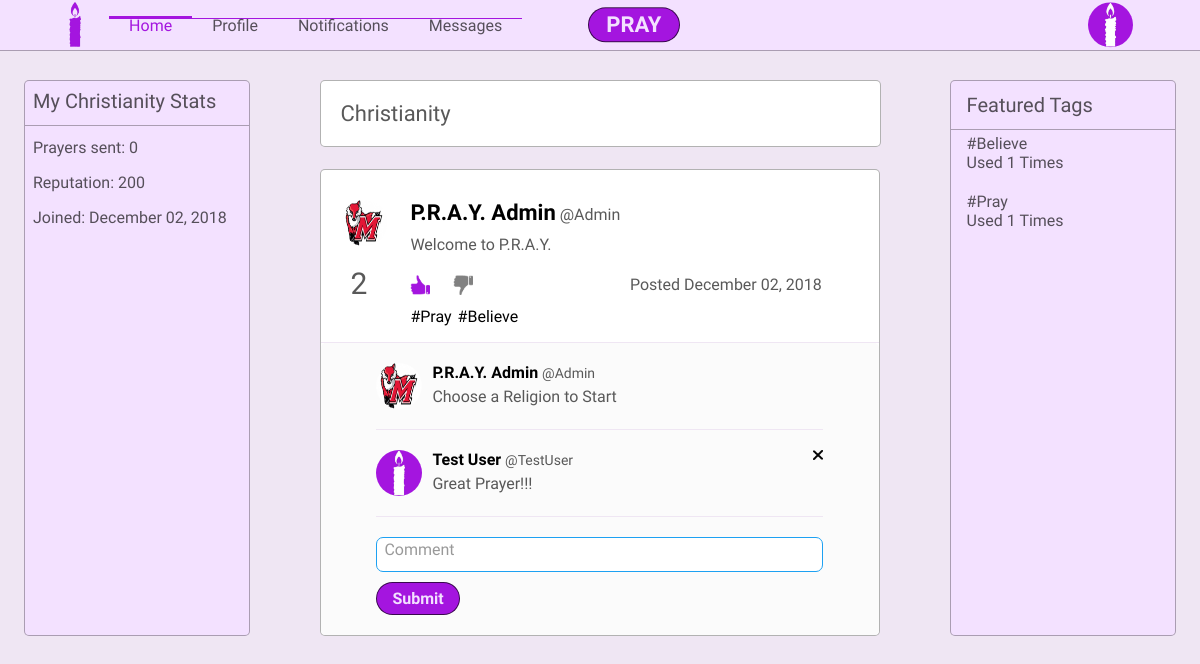
Page /index.php (signed in) on the committed database.
### tables this page shows
CREATE TABLE Users(
    userid INT(10) PRIMARY KEY AUTO_INCREMENT,
    fname VARCHAR(20),
    lname VARCHAR(20),
    username VARCHAR(12),
    user_password VARCHAR(15),
    bio TEXT,
    zipCode INT(10),
    Primary_religion INT(10),
    theme VARCHAR(20),
    email VARCHAR(30),
    phone_number VARCHAR(15),
    pPicture VARCHAR(20),
    bPicture VARCHAR(20),
    securityquest VARCHAR(100),
    securityAnswer VARCHAR(20),
    dateLastMaint DATETIME DEFAULT CURRENT_TIMESTAMP,
    dateAdded DATETIME DEFAULT CURRENT_TIMESTAMP,
    CONSTRAINT FK_Users_Religions FOREIGN KEY (Primary_religion) REFERENCES Religions (relid)
);

CREATE TABLE Religions(
    relid INT(10) PRIMARY KEY AUTO_INCREMENT,
    religion_name VARCHAR(30),
    dateLastMaint DATETIME DEFAULT CURRENT_TIMESTAMP,
    dateAdded DATETIME DEFAULT CURRENT_TIMESTAMP
);

CREATE TABLE User_Religions(
    userid INT(10),
    relid INT(10),
    reputation INT(10) DEFAULT 0,
    isMod BOOLEAN DEFAULT 0,
    dateLastMaint DATETIME DEFAULT CURRENT_TIMESTAMP,
    dateAdded DATETIME DEFAULT CURRENT_TIMESTAMP,
    PRIMARY KEY(userid, relid),
    CONSTRAINT FK_User_UserReligion FOREIGN KEY (userid) REFERENCES Users (userid) ON DELETE RESTRICT,
    CONSTRAINT FK_Religion_UserReligion FOREIGN KEY (relid) REFERENCES Religions (relid) ON DELETE RESTRICT
);

CREATE TABLE Prayers(
    prayid INT(10) PRIMARY KEY AUTO_INCREMENT,
    userid INT(10),
    content VARCHAR(140),
    descript TEXT,
    pray_status INT(1),
    exclusive INT(1),
    post_date DATETIME,
    img VARCHAR(15),
    dateLastMaint DATETIME DEFAULT CURRENT_TIMESTAMP,
    dateAdded DATETIME DEFAULT CURRENT_TIMESTAMP,
    CONSTRAINT FK_Users_Prayer FOREIGN KEY (userid) REFERENCES Users (userid)
);

CREATE TABLE Tags(
    tagid INT(10) PRIMARY KEY AUTO_INCREMENT,
    tag_name VARCHAR(14),
    dateLastMaint DATETIME DEFAULT CURRENT_TIMESTAMP,
    dateAdded DATETIME DEFAULT CURRENT_TIMESTAMP
);

CREATE TABLE Comments(
    commid INT(10) PRIMARY KEY AUTO_INCREMENT,
    userid INT(10),
    prayid INT(10),
    comment VARCHAR(5000),
    isChecked BOOLEAN DEFAULT 0,
    dateLastMaint DATETIME DEFAULT CURRENT_TIMESTAMP,
    dateAdded DATETIME DEFAULT CURRENT_TIMESTAMP,
    CONSTRAINT FK_User_Comments FOREIGN KEY (userid) REFERENCES Users (userid),
    CONSTRAINT FK_Prayer_Comments FOREIGN KEY (prayid) REFERENCES Prayers (prayid)
);

### index.php (the view, shortened to what the rows shown need)
<?php
    require 'config/ApplicationTop.php';
    include 'Classes/prayers.php';
    include 'Classes/prayerCommentDisplayer.php';
    $menus = [
        [
            'name'=>'Home',
            'link'=>'index.php',
            'active'=>'active'
        ],
        [
            'name'=>'Profile',
            'link'=>'profile.php',
            'active'=>''
        ],
        [
            'name'=>'Notifications',
            'link'=>'notifications.php',
            'active'=>''
        ],
        [
            'name'=>'Messages',
            'link'=>'messages.php',
            'active'=>''
        ]
    ];
    $header = new Header($db, $menus, $title, $css);
    $header->ShowUserMenu($id);
    $header->displayHeader();
    $comments = new PrayerCommentDisplayer($db, $id);
    $feed = new PrayerCreator($db,$id,$comments);
    $primaryrelquery = "SELECT u.primary_religion
                   FROM users u
                   WHERE u.userid = $id";
    $primaryrelres = $db->fetchquery($primaryrelquery);
    $prel = $primaryrelres[0]['primary_religion'];
    $chosenreligion = isset($_SESSION['currel']) ? $_SESSION['currel'] : $prel;
    $curreligionquery = "SELECT r.religion_name, r.relid
                         FROM Religions r
                         WHERE r.relid = $chosenreligion";
    $curreligion = $db->fetchQuery($curreligionquery);
    $prayerquery = "SELECT p.userid, u.fname, u.lname, u.username, p.content, pr.relid, p.prayid, p.img,
                        r.religion_name, u.pPicture, p.dateLastMaint
                    FROM Prayers p, Users u, Prayer_Religions pr, Religions r
                    WHERE p.userid = u.userid
                    AND pr.prayid = p.prayid
                    AND pr.relid = r.relid
                    AND (pr.relid = $chosenreligion
                    OR pr.relid = 1)
                    ORDER BY p.prayid desc";
    $prayers = $db->FetchQuery($prayerquery);
?>
<section class='index-body' id='body'>
    <div class='index-left-box'>
        <p class='index-trends-header'>My <?php echo $curreligion[0]['religion_name']?> Stats</p>
        <p>Prayers sent: <?php echo prayersSent($id, $curreligion[0]['relid'], $db )?> </p>
        <p> Reputation: <?php echo getReputation($id, $curreligion[0]['relid'], $db )?></p>
        <p> Joined: <?php echo dateJoined($id, $curreligion[0]['relid'], $db )?> </p>
    </div>
    <div class='index-center-box'>
        <ul class='sort-menu'>
            <li class='religion-menu-header'>
                <?php echo $curreligion[0]['religion_name']?>
            </li>
        </ul>
        <?php
        foreach($prayers as $i){
            $feed->showPrayer($i);
        }?>
    </div>
</section>

### Classes/createheader.php (shortened to what the rows shown need)
<?php
    class Header{
        protected $db;
        protected $loggedIn;
        protected $userid;
        protected $title;
        protected $css;
        protected $profpic;
        Public function __construct($db,$menus,$title,$css){
            $this->db = $db;
            $this->title = $title;
            $this->css = $css;
        }
        function showUserMenu($id, $bool = 1){
            $this->loggedIn = $bool;
            $this->userid = $id;
            $this->getUserInfo();
        }
        function displayHeader(){
            $this->createTitle();
            echo "
                  <section class='header'>
                  <div class='header-box'>
                  <ul class='logo-box'>
                      <li class='logo-li'>
                          <a href='index.php'><img class='logo' src='".getRoot()."images/icons/favicon.png'></a>
                      </li>
                  </ul>
                  <ul class='header-link-box'>";
            echo "</ul>";
            if($this->loggedIn == 1){
                echo "
                <ul class='header-profile-pic'>
                    <li id='sort-compose'>
                        <div id='startprayer' onclick='ShowCompose()'>PRAY</div>
                    </li>
                    <li id='header-profile-pic-link' onclick='ShowMenu()'>
                        <img class='index-profile-pic' src='".getRoot()."images/Users/".$this->userid."/Profile/".$this->profpic."'>
                    </li>
                </ul>";
            }
            echo "</div></section>";
        }
        function createTitle(){
           echo "<html>
           <script type='text/javascript' src='js/PrayImg.js'></script>
           <script type='text/javascript' src='js/updatemessages.js'></script>
                    <head>
                        <title>".$this->title."</title>
                        <link rel='shortcut icon' href='images/icons/favicon.png'>
                        <meta name='viewport' content='width=device-width, initial-scale=1.0'>
                        <link href='https://fonts.googleapis.com/css?family=Work Sans' rel='stylesheet'>
                    </head>
                    <body>";
            $this->addcss();
        }
        function addcss(){
            foreach($this->css as $i){
                echo "<link rel='stylesheet' type='text/css' href='".$i["src"]."'>";
                continue;
            }
        }
        function getUserInfo(){
            $query = "SELECT * FROM USERS WHERE userid = '$this->userid'";
            $result = $this->db->fetchQuery($query);
            $this->profpic = $result[0]['pPicture'];
        }
    }
?>

### Classes/prayers.php (shortened to what the rows shown need)
<?php
    class PrayerCreator{
        protected $db;
        protected $userid;
        protected $comments;
        protected $likepic;
        protected $dislikepic;
        protected $likeclass;
        protected $dislikeclass;
        Public function __construct($db, $userid, $comments = null){
            $this->db = $db;
            $this->userid = $userid;
            $this->comments = $comments;
        }
        function checkLike($prayid){
            $this->likepic = getRoot()."images/icons/thumbs-up-grey.png";
            $this->dislikepic = getRoot()."images/icons/thumbs-down-grey.png";
            $this->likeclass = "";
            $this->dislikeclass = "";
            $checkquery = "SELECT *
                           FROM LIKES
                           WHERE prayid = '$prayid'
                           AND userid = '$this->userid'";
            $check = $this->db->fetchQuery($checkquery);
            if($check){
                if($check[0]['isLike'] == 0){
                    $this->dislikepic = getRoot()."images/icons/thumbs-down-purple.png";
                    $this->dislikeclass = "up-down-active";
                }else{
                    $this->likepic = getRoot()."images/icons/thumbs-up-purple.png";
                    $this->likeclass = "up-down-active";
                }
            }
        }
        function getTags($prayid){
            $tagquery = "SELECT t.tag_name
                         FROM Prayer_tags pt, tags t
                         WHERE prayid = $prayid
                         AND t.tagid = pt.tagid";
            $tags = $this->db->fetchQuery($tagquery);
            return $tags;
        }
        function showPrayer($i){
            $likeurl = "`php/addLike.php`";
            $likedata = "{prayid : ".$i['prayid']."}";
            $dislikeurl = "`php/addDislike.php`";
            $dislikedata = "{prayid : ".$i['prayid']."}";
            $tags = $this->getTags($i['prayid']);
            echo "
            <div class='feed-container'>
                <div class='feed-box'>
                    <div class='feed-profile-img-box'>
                        <img class='feed-profile-img 'src='images/Users/".$i['userid']."/Profile/".$i['pPicture']."'>
                        <p class='prayer-score' id='score--".$i['prayid']."'>".prayerScore($i['prayid'], $this->db)."</p>
                    </div>
                    <div class='feed-content-box'>
                        <ul class='feed-content-header'>
                        <li class='feed-content-name'>
                            <a class='feed-profile-link' href='profile.php?id=".$i['userid']."'>
                                <p class='feed-profile-name'>".$i['fname']." ".$i['lname']."</p>
                                <p class='feed-profile-username'>@".$i['username']."</p>
                            </a>
                        </li>";
                        echo
                        "</ul>
                        <p class='feed-content'>".$i['content']."</p>
                        ";
                        echo"
                        <ul class='feed-interact-menu'>
                            <li class='feed-like ".$this->likeclass."' onclick='addLike(".$likeurl.", ".$likedata.", ".$i['prayid'].")' id='like--".$i['prayid']."' >
                            <img id='like-pic--".$i['prayid']."' src='".$this->likepic."' width='20px' height='20px'>
                            </li>
                            <li class='feed-downvote ".$this->dislikeclass."' onclick='addDislike(".$dislikeurl.", ".$dislikedata.", ".$i['prayid'].")' id='dislike--".$i['prayid']."'>
                            <img id='dislike-pic--".$i['prayid']."' src='".$this->dislikepic."' width='20px' height='20px'>
                            </li>
                            <li class='prayer-date'>
                            <p>Posted ". formatDate($i['dateLastMaint']) ."</p>
                            </li>
                        </ul>
                        <ul class='prayer-tags-menu'>";
                            foreach($tags as $t){
                                echo "<li class='prayer-tag'>#".$t['tag_name']."</li>";
                            }
                        echo"
                        </ul>
                    </div>
                </div>
                ";
                if($this->comments){
                    echo"
                    <div class='feed-comment-box'>";
                    $this->comments->showComments($i);
                    echo "<div class='post-comment'>
                    <form method='post' action='php/prayercomment.php'>
                    <textarea class='comment' name='comment' style='height:35px' onkeyup='auto_grow(this)' placeholder='Comment'></textarea>
                    <div id='submit-comment-box'>
                    <button type='submit' name='prayid' id='submit-comment' value='".$i['prayid']."'>Submit</button>
                    </div>
                    </form>
                    </div>
                    </div>
                    </div>";
                }
        }
    }
?>

### Classes/prayerCommentDisplayer.php (shortened to what the rows shown need)
<?php
    class PrayerCommentDisplayer{
        protected $db;
        protected $userid;
        Public function __construct($db,$userid){
            $this->db = $db;
            $this->userid = $userid;
        }
        function showComments($prayer){
            $comments = $this->getCommentInfo($prayer['prayid']);
            if($comments){
                $this->createComments($comments, $prayer['prayid']);
            }
        }
        function getCommentInfo($id){
            $query = "SELECT c.commid AS cid, c.comment AS comment, u.pPicture AS user_img, u.userid as userid, u.fname, u.lname, u.username
                      FROM Comments c, Users u
                      WHERE prayid = '$id'
                      AND u.userid = c.userid";
            $result = $this->db->fetchQuery($query);
            if($result){
                return $result;
            }else{
                return false;
            }
        }
        function createComments($comment, $prayid){
            $num = 0;
            foreach($comment as $i){
                if($num < 10){
                    $this->displayComment($i,$prayid);
                }
                $num += 1;
            }
        }
        function displayComment($comment, $prayid){
            echo "<div class='comment-feed'>
                    <div class='comment-usr-img'>
                    <img class='feed-profile-img' src='images/Users/".$comment['userid']."/Profile/".$comment['user_img']."'>
                    </div>
                    <div class='comment-feed-content'>
                    <a class='feed-profile-link' href='profile.php?id=".$comment['userid']."'>
                        <p class='comment-profile-name'>".$comment['fname']." ".$comment['lname']."</p>
                        <p class='comment-profile-username'>@".$comment['username']."</p>
                    </a>
                    <p class='comment-content'>".$comment['comment']."</p>
                    </div>";
                    if($this->canDelete($prayid, $comment['userid'])){
                        echo "<form method='post' action='php/removeComment.php'>
                        <img class='delete-comment-button'src='images/icons/close.png' onclick='removeComment(".$comment['cid'].")'>
                        <button id='removeComment--".$comment['cid']."' name='delete' type='submit' class='hidden' value='".$comment['cid']."'>
                        </form>";
                    }
                    echo "</div>";
        }
        function canDelete($prayid, $cmntuserid){
            if($this->userid == $cmntuserid || $this->userid == 1){
                return true;
            }
        }
    }
?>

### rows in the picture
users: pPicture (picture), userid.reputation "200", userid.dateAdded "December 02, 2018"
religions: religion_name "Christianity"
prayers: userid.pPicture (picture), db "2", userid.fname "P.R.A.Y.", userid.lname "Admin", userid.username "Admin", content "Welcome to P.R.A.Y.", dateLastMaint "December 02, 2018", $i['prayid'] 1 (drawn)
tags: tag_name "Pray"
tags: tag_name "Believe"
comments: userid.pPicture (picture), userid.fname "P.R.A.Y.", userid.lname "Admin", userid.username "Admin", comment "Choose a Religion to Start"
comments: userid.pPicture (picture), userid.fname "Test", userid.lname "User", userid.username "TestUser", comment "Great Prayer!!!"

### other values in the picture
$i['name'] "Home"
$i['name'] "Profile"
$i['name'] "Notifications"
$i['name'] "Messages"
prayersSent($id, $curreligion[0]['relid'], $db ) "0"
$tag['tag_name'] "Believe"
$tag['nums'] "1"
$tag['tag_name'] "Pray"
